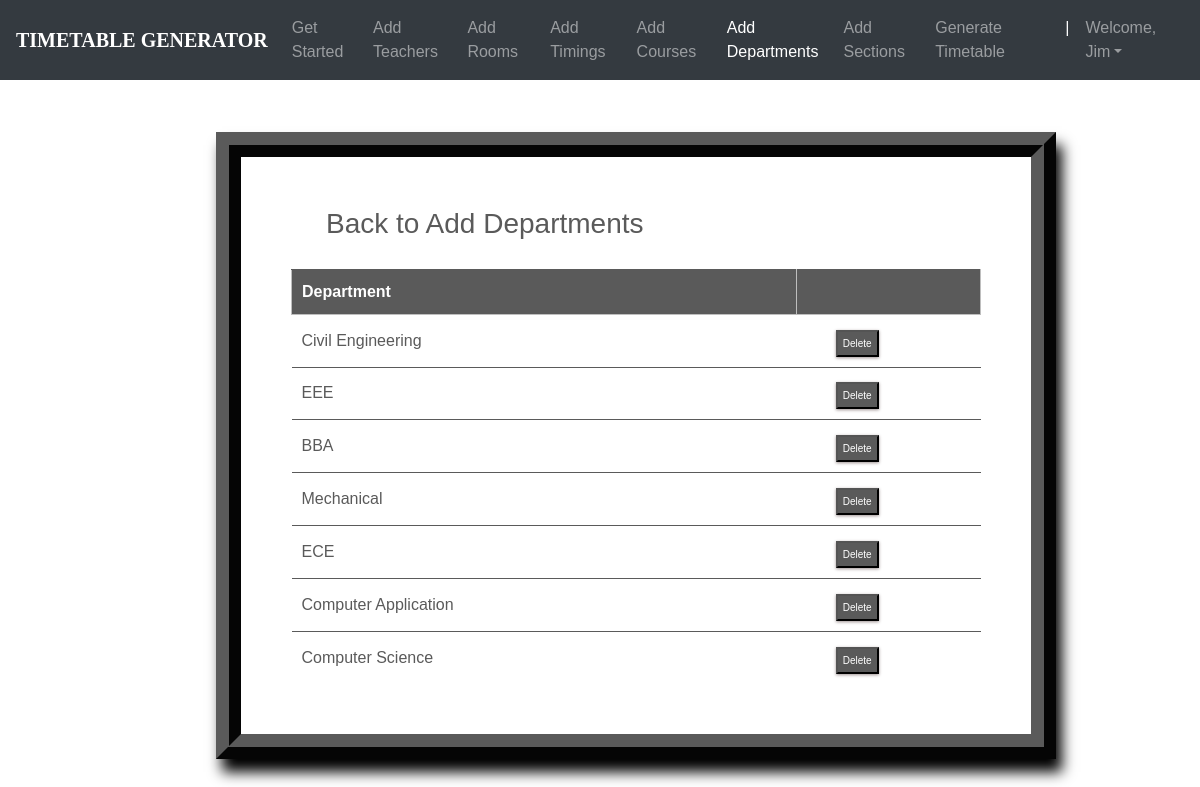
The app's page /departments_list/ (signed in) with its own data.
### ttgen/models.py (models this page shows, shortened)
class Department(models.Model):
    dept_name = models.CharField(max_length=50)
    courses = models.ManyToManyField(Course)

### ttgen/views.py (the view)
# urls.py: path('departments_list/', views.department_list, name='editdepartment'),
@login_required
def department_list(request):
    context = {
        'departments': Department.objects.all()
    }
    return render(request, 'deptlist.html', context)

### templates/deptlist.html (shortened to what this page needs)
<!DOCTYPE html>
<html lang="en">
<head>
	<link rel="stylesheet" href="https://maxcdn.bootstrapcdn.com/bootstrap/4.0.0/css/bootstrap.min.css">
    <link rel="stylesheet" type="text/css" href="static/css/index.css">
</head>
<body>
        <header>
			<nav class="navbar navbar-expand-md navbar-dark fixed-top bg-dark">
                <a class="navbar-brand" href="#"><b>TIMETABLE GENERATOR</b></a>
                <div class="collapse navbar-collapse" id="navbarCollapse">
                    <ul class="navbar-nav ml-auto">
                    <li class="nav-item">
                        <a class="nav-link" href="{% url 'admindash' %}">Get Started</a>
                    </li>
                    <li class="nav-item">
                        <a class="nav-link" href="{% url 'addInstructors' %}">Add Teachers</a>
                    </li>
                    <li class="nav-item">
                        <a class="nav-link" href="{% url 'addRooms' %}">Add Rooms</a>
                    </li>
                    <li class="nav-item">
		                <a class="nav-link" href="{% url 'addTimings' %}">Add Timings</a>
		            </li>
                    <li class="nav-item">
                        <a class="nav-link" href="{% url 'addCourses' %}">Add Courses</a>
                    </li>
                    <li class="nav-item active">
			            <a class="nav-link" href="{% url 'addDepts' %}">Add Departments</a>
		            </li>
                    <li class="nav-item">
			            <a class="nav-link" href="{% url 'addSections' %}">Add Sections</a>
		            </li>
                    <li class="nav-item">
			            <a class="nav-link" href="{% url 'generate' %}">Generate Timetable</a>
		            </li>
                    <li class="nav-item active">
			            <a class="nav-link">|</a>
		            </li>
                    <li class="nav-item dropdown">
		                <a class="nav-link dropdown-toggle" href="#" id="dropdown03" data-toggle="dropdown" aria-haspopup="true" aria-expanded="false">Welcome, {{ user.first_name }}</a>
		            </li>
                    </ul>
                </div>
            </nav>
        </header>
        {% block content %}
        {% load static %}
        <br><br>
<fieldset class="fieldset">
    <a href="{% url 'addDepts'%}"><h1 class="tablink" onclick="openPage('new')" id="defaultOpen">Back to Add Departments</h1></a>
    <div class="tabcontent" id="edit">
        <table class="table1">
            <thead>
            <tr class="table-headers">
            <th>Department</th>
            <th  class="empty"></th>
            </tr>
            </thead>
            <tbody>
            {% for dept in departments %}
            <tr>
             <td>{{dept.dept_name}}</td>
             <td class="empty">
                <form action="{% url 'deletedepartment' dept.id %}" method="post">
                        <input type="submit" value="Delete" class="cross">
                </form>
             </td>
             </tr>
            {% endfor %}
            </tbody>
        </table>
    </div>
</fieldset>
{% endblock %}

### static/css/index.css (style rules this page uses)
body { padding-top: 3rem; padding-bottom: 3rem; color: #5a5a5a; font-family: 'Poppins', sans-serif; overflow-x: hidden; }
nav { font-family: sans-serif; }
.navbar-brand { font-size: 20px; font-family: Georgia, 'Times New Roman', Times, serif; }

### templates/deptlist.html (style rules this page uses)
nav { font-family: sans-serif; }
.navbar-brand { font-size: 20px; font-family: Georgia, 'Times New Roman', Times, serif; }
* { margin: 0; padding: 0; box-sizing: border-box; }
html { scroll-behavior: smooth; }
a { text-decoration:none; }
form { margin-top: 3%; margin-left: 18%; margin-right: 12%; }
fieldset h1 { color: #5a5a5a; padding-bottom: 20px; margin-left: 35px; display: inline-block; cursor: pointer; font-size: 28px; }
fieldset input { padding:8px; color: #938c8c }
.table2 td, th { border: 1px solid rgb(190,190,190); padding: 10px 20px; }
.table1 { width: 100%; border-collapse: collapse; text-align: left; overflow: hidden; }
.table1 td, th { border-top: 1px solid #5a5a5a; padding: 10px; }
.table1 th { background-color: #5a5a5a; color: #fff; }
.cross { font-size:10px; box-shadow: 0px 1px 3px 0px #9e9292; padding: 4px 5px; color: #fff; background-color: #5a5a5a; cursor: pointer; }
.fieldset { margin-top: 3%; margin-left: 18%; margin-right: 12%; padding: 50px; border-width: 25px; border-style: ridge; border-color: #5a5a5a; box-shadow: 6px 13px 13px 0px black; background-color: #fff; }

### records on screen
Department: dept_name "Civil Engineering"
Department: dept_name "EEE"
Department: dept_name "BBA"
Department: dept_name "Mechanical"
Department: dept_name "ECE"
Department: dept_name "Computer Application"
Department: dept_name "Computer Science"

### other values on screen
{{ user.first_name }} "Jim"
